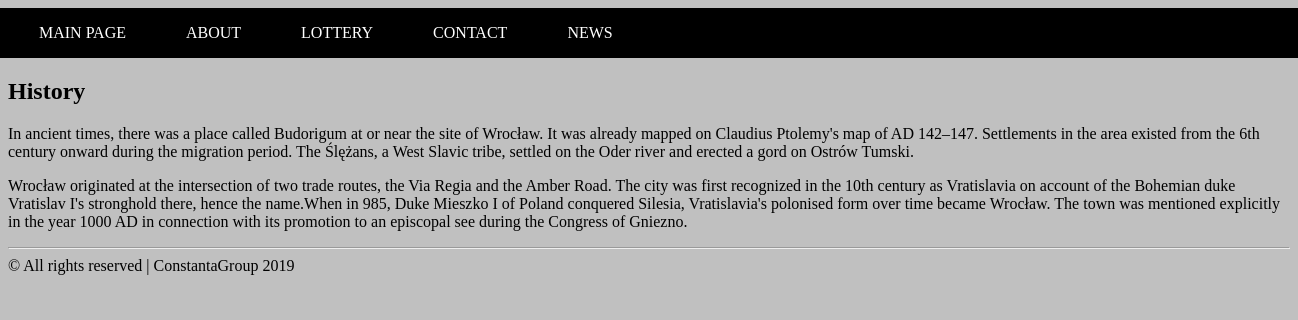
Screenshot of /news/2/ with the database file from the repository.
### news/models.py (models this page shows)
class Post(models.Model):
    title = models.CharField(max_length=120)
    text = models.TextField()

### news/templates/news/post_test.html (shortened to what this page needs)
<html lang="en">
<head>
    {% include "myApp/test1.html" %}
</head>
<body>
{% block content %}
        <h2 class="text-info">{{post.title}}</h2>
        <p>{{post.text|safe|linebreaks}}</p>
    {% endblock %}
</body>
{% include "myApp/rules.html" %}
</html>

### rows the page displays
Post: title "History", text "In ancient times, there was a place called Budorigum at or near the site of Wrocław. It was already mapped on Claudius Ptolemy's map of AD 142–147. Settlements in the area existed from the 6th century onward during the migration period. The Ślężans, a West Slavic tribe, settled on the Oder river and erected a gord on Ostrów Tumski. Wrocław originated at the intersection of two trade routes, the Via Regia and the Amber Road. The city was first recognized in the 10th century as Vratislavia on account of the Bohemian duke Vratislav I's stronghold there, hence the name.When in 985, Duke Mieszko I of Poland conquered Silesia, Vratislavia's polonised form over time became Wrocław. The town was…"
